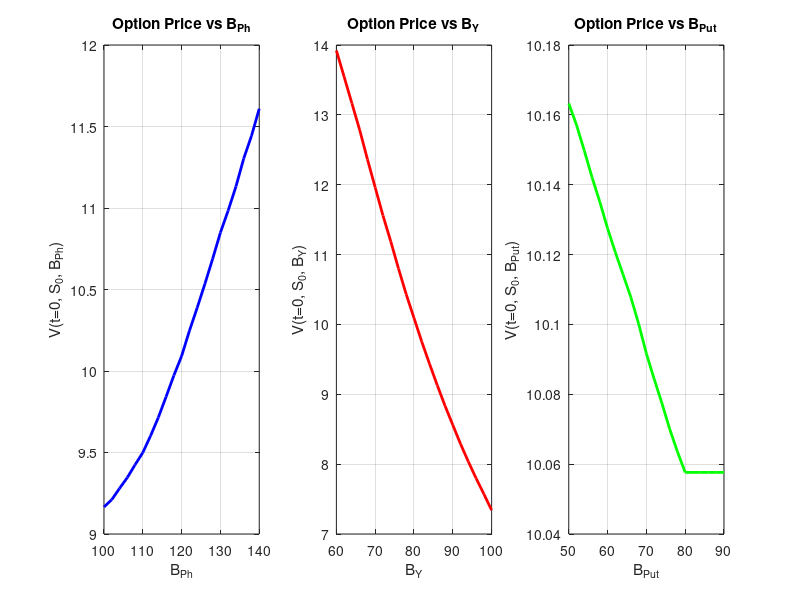

Source code (MATLAB):
% Parameters
Pi0 = 1;            % Nominal value (100%)
S0 = 100;           % Fixed initial stock price
K = S0;             % Strike price
T = 5;              % Maturity in years
delta_t = 1;        % Observation frequency in years
sigma = 0.3;        % Volatility
r = 0.02;           % Risk-free rate
N = 10000;          % Number of simulations
timesteps = T / delta_t;

% Fixed coupons
C_Ph = 10;    % 10% of S0
C_Y = 5;      % 5% of S0

% Time vector
t = delta_t * (1:timesteps);

% Simulate N trajectories of S_t once for all analyses
Z = randn(N, timesteps);
S = zeros(N, timesteps);
S(:,1) = S0 * exp((r - 0.5 * sigma^2) * delta_t + sigma * sqrt(delta_t) .* Z(:,1));
for i = 2:timesteps
    S(:,i) = S(:,i-1) .* exp((r - 0.5 * sigma^2) * delta_t + sigma * sqrt(delta_t) .* Z(:,i));
end

%% Sensitivity to B_Ph
B_Ph_values = 100:2:140;    % Varying B_Ph from 100 to 140
B_Y_fixed = 80;             % Fixed B_Y
B_Put_fixed = 70;           % Fixed B_Put

V_BPh = zeros(length(B_Ph_values),1);

for idx = 1:length(B_Ph_values)
    B_Ph = B_Ph_values(idx);
    Payoff_Put = zeros(N,1);
    for n = 1:N
        PV = 0; autocall = false;
        for i = 1:timesteps
            if S(n,i) > B_Ph
                PV = (Pi0 + C_Ph) * exp(-r * t(i));
                autocall = true; break;
            elseif S(n,i) >= B_Y_fixed && S(n,i) <= B_Ph
                PV = PV + C_Y * exp(-r * t(i));
            end
        end
        if ~autocall
            S_N = S(n,end);
            if S_N > B_Ph
                PV = PV + (Pi0 + C_Ph) * exp(-r * T);
            elseif S_N >= B_Y_fixed && S_N <= B_Ph
                PV = PV + (Pi0 + C_Y) * exp(-r * T);
            elseif S_N > B_Put_fixed && S_N < B_Y_fixed
                PV = PV + Pi0 * exp(-r * T);
            else
                Payoff = max((K - S_N)/S0, 0);
                PV = PV + Payoff * exp(-r * T);
            end
        end
        Payoff_Put(n) = PV;
    end
    V_BPh(idx) = mean(Payoff_Put);
end

%% Sensitivity to B_Y
B_Y_values = 60:2:100;      % Varying B_Y from 60 to 100
B_Ph_fixed = 120;           % Fixed B_Ph
B_Put_fixed = 70;           % Fixed B_Put

V_BY = zeros(length(B_Y_values),1);

for idx = 1:length(B_Y_values)
    B_Y = B_Y_values(idx);
    Payoff_Put = zeros(N,1);
    for n = 1:N
        PV = 0; autocall = false;
        for i = 1:timesteps
            if S(n,i) > B_Ph_fixed
                PV = (Pi0 + C_Ph) * exp(-r * t(i));
                autocall = true; break;
            elseif S(n,i) >= B_Y && S(n,i) <= B_Ph_fixed
                PV = PV + C_Y * exp(-r * t(i));
            end
        end
        if ~autocall
            S_N = S(n,end);
            if S_N > B_Ph_fixed
                PV = PV + (Pi0 + C_Ph) * exp(-r * T);
            elseif S_N >= B_Y && S_N <= B_Ph_fixed
                PV = PV + (Pi0 + C_Y) * exp(-r * T);
            elseif S_N > B_Put_fixed && S_N < B_Y
                PV = PV + Pi0 * exp(-r * T);
            else
                Payoff = max((K - S_N)/S0, 0);
                PV = PV + Payoff * exp(-r * T);
            end
        end
        Payoff_Put(n) = PV;
    end
    V_BY(idx) = mean(Payoff_Put);
end

%% Sensitivity to B_Put
B_Put_values = 50:2:90;     % Varying B_Put from 50 to 90
B_Ph_fixed = 120;           % Fixed B_Ph
B_Y_fixed = 80;             % Fixed B_Y

V_BPut = zeros(length(B_Put_values),1);

for idx = 1:length(B_Put_values)
    B_Put = B_Put_values(idx);
    Payoff_Put = zeros(N,1);
    for n = 1:N
        PV = 0; autocall = false;
        for i = 1:timesteps
            if S(n,i) > B_Ph_fixed
                PV = (Pi0 + C_Ph) * exp(-r * t(i));
                autocall = true; break;
            elseif S(n,i) >= B_Y_fixed && S(n,i) <= B_Ph_fixed
                PV = PV + C_Y * exp(-r * t(i));
            end
        end
        if ~autocall
            S_N = S(n,end);
            if S_N > B_Ph_fixed
                PV = PV + (Pi0 + C_Ph) * exp(-r * T);
            elseif S_N >= B_Y_fixed && S_N <= B_Ph_fixed
                PV = PV + (Pi0 + C_Y) * exp(-r * T);
            elseif S_N > B_Put && S_N < B_Y_fixed
                PV = PV + Pi0 * exp(-r * T);
            else
                Payoff = max((K - S_N)/S0, 0);
                PV = PV + Payoff * exp(-r * T);
            end
        end
        Payoff_Put(n) = PV;
    end
    V_BPut(idx) = mean(Payoff_Put);
end

%% Plotting the results
figure;
subplot(1,3,1);
plot(B_Ph_values, V_BPh, 'b', 'LineWidth', 2);
xlabel('B_{Ph}');
ylabel('V(t=0, S_0, B_{Ph})');
title('Option Price vs B_{Ph}');
grid on;

subplot(1,3,2);
plot(B_Y_values, V_BY, 'r', 'LineWidth', 2);
xlabel('B_Y');
ylabel('V(t=0, S_0, B_Y)');
title('Option Price vs B_Y');
grid on;

subplot(1,3,3);
plot(B_Put_values, V_BPut, 'g', 'LineWidth', 2);
xlabel('B_{Put}');
ylabel('V(t=0, S_0, B_{Put})');
title('Option Price vs B_{Put}');
grid on;